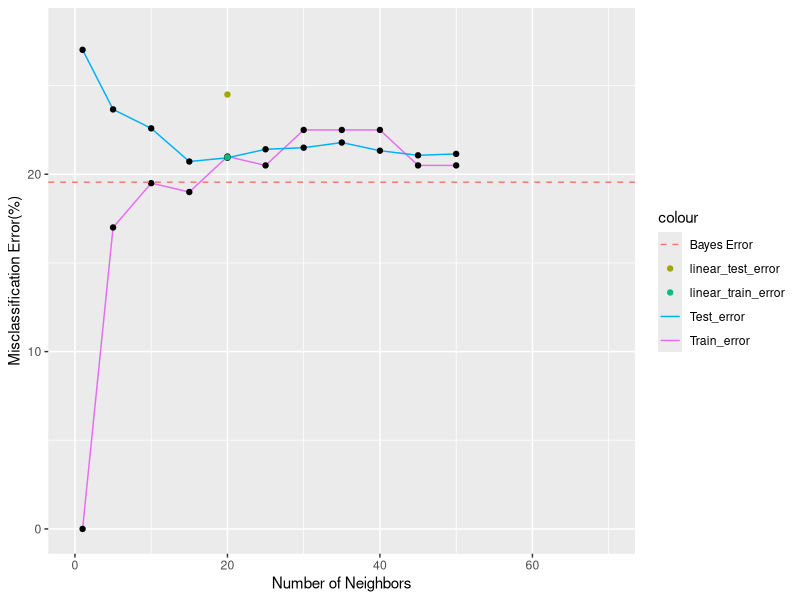

The R script that drew this image:
  #Question 1  

  library(mvtnorm)
  #mean of class A
  m_A=c(1,0)
  #mean of class B
  m_B=c(0,1)
  #covariance matrix
  cv=matrix(c(1, 0, 0, 1), nrow = 2, byrow = TRUE)
  #generating points for multivariate distribution for class A and classs B
  Cluster_means_A=rmvnorm(10, mean = m_A, sigma = cv)
  Cluster_means_B=rmvnorm(10, mean = m_B, sigma = cv)
  #Generating train data using  above means
  Data_A=data.frame()
  for (i in 1:100) {
    p=sample(1:10,1, replace = TRUE)
    temp_mean=as.vector(Cluster_means_A[p,])
    new_point=as.data.frame(rmvnorm(1, mean = temp_mean, sigma = cv/5))
    Data_A=rbind(Data_A, new_point)
  }
  Data_B=data.frame()
  for (i in 1:100) {
    p=sample(1:10,1, replace = TRUE)
    temp_mean=as.vector(Cluster_means_B[p,])
    new_point=as.data.frame(rmvnorm(1, mean = temp_mean, sigma = cv/5))
    Data_B=rbind(Data_B, new_point)
  }
  
  #labeling the data
  Y=rep(1,100)
  Data_A=cbind(Data_A,Y)    
  Y=rep(2,100)
  Data_B=cbind(Data_B,Y)
  #binding A and B classes for training purpose
  train_data=rbind(Data_A,Data_B)
  #shuffling the data
  train_data<- train_data[sample(nrow(train_data)),]
  
  
  
  
  #Question 2
  test_Data_A=data.frame()
  for (i in 1:5000) {
    p=sample(1:10,1, replace = TRUE)
    temp_mean=as.vector(Cluster_means_A[p,])
    new_point=as.data.frame(rmvnorm(1, mean = temp_mean, sigma = cv/5))
    test_Data_A=rbind(test_Data_A, new_point)
  }
  
  
  test_Data_B=data.frame()
  for (i in 1:5000) {
    p=sample(1:10,1, replace = TRUE)
    temp_mean=as.vector(Cluster_means_B[p,])
    new_point=as.data.frame(rmvnorm(1, mean = temp_mean, sigma = cv/5))
    test_Data_B=rbind(test_Data_B, new_point)
  }
  
  
  Y=rep(1,5000)
  test_Data_A=cbind(test_Data_A,Y)    
  Y=rep(2,5000)
  test_Data_B=cbind(test_Data_B,Y)
  #binding A and B classes for training purpose
  test_data=rbind(test_Data_A,test_Data_B)
  #shuffling the data
  test_data<- test_data[sample(nrow(test_data)),]
  
  





  #Question 3
    
  #Knn Model
  library(class)
  
  #number of neighbours to try
  neighbors=c(1,5,10,15,20,25,30,35,40,45,50)
  test_missclassification_error=c()
  train_missclassification_error=c()#(in percentage)
  accuracy <- function(x){sum(diag(x)/(sum(rowSums(x)))) * 100}
  for (i in neighbors) {
    prd <- knn(train=train_data[,c("V1","V2")],test=test_data[,c("V1","V2")],cl=train_data[,c("Y")],k=i)
    tab <- table(prd,test_data[,"Y"])
    test_missclassification_error=append(test_missclassification_error,c(100-accuracy(tab)))
    prd <- knn(train=train_data[,c("V1","V2")],test=train_data[,c("V1","V2")],cl=train_data[,c("Y")],k=i)
    tab <- table(prd,train_data[,"Y"])
    train_missclassification_error=append(train_missclassification_error,c(100-accuracy(tab)))
  }
  
  
  
  #Linear Model
  linear_model=lm(data=train_data,Y~V1+V2)
  summary(linear_model)
  labeling_data <-function(x) {   
    k=ifelse( x> 1.5, 2, 1)
    return(k) }
  
  test_predict <- predict(linear_model, newdata = test_data[,c("V1","V2")]) 
  test_predict=sapply(test_predict, labeling_data)
  tab <- table(test_predict,test_data[,"Y"])
  linear_test_accuracy=accuracy(tab)
  
  train_predict <- predict(linear_model, newdata = train_data[,c("V1","V2")]) 
  train_predict=sapply(train_predict, labeling_data)
  tab <- table(train_predict,train_data[,"Y"])
  linear_train_accuracy=accuracy(tab)
  
  
  #Question 4
  #bayes error
  # Approximating using grid approximation here small grid value is taken as 0.1 squares
  # taking density fucntion from range -4 to +5 (10 values with 10/100=0.1 squares)
  set.seed(500)
  A <- matrix(rep(0,100*100),100)
  B <- matrix(rep(0,100*100),100)
  Range_X <- seq(-4,5,length.out=100)
  Range_Y<- seq(-4,5,length.out=100)
  
  for (i in 1:100) {
    for (j in 1:100) {
      for (k in 1:10)
      {
        A[i,j] = A[i,j]+0.1*dmvnorm(c(Range_X[i],Range_Y[j]),Cluster_means_A[k,],cv/5)
        B[i,j] = B[i,j]+0.1*dmvnorm(c(Range_X[i],Range_Y[j]),Cluster_means_B[k,],cv/5)
      }
    }
  }
  
  # doing the integration to obtain the bayes error rate
  dx=Range_X[2]-Range_X[1]
  dy=Range_Y[2]-Range_Y[1]
  prob=0
  
  for (i in 1:100) {
    for (j in 1:100) {
      prob = prob + 0.5*max(A[i,j],B[i,j])*dx*dy
    }
    
  }
  bayes_error=(1-prob)*100
  #plotting misclassification Error vs Number of Neighbors  
  library(ggplot2)
  ggplot() + geom_line(aes(x=neighbors, y=train_missclassification_error, color="Train_error")) + geom_point(aes(x=neighbors, y=train_missclassification_error))+
    scale_x_continuous(name = "Number of Neighbors", limits = c(0, 70)) +scale_y_continuous(name = "Misclassification Error(%)", limits = c(0, 28))+
    geom_line(aes(x=neighbors, y=test_missclassification_error, color="Test_error"))+ geom_point(aes(x=neighbors, y=test_missclassification_error)) +
    geom_point(aes(x=20, y=100-linear_train_accuracy, color="linear_test_error")) + geom_point(aes(x=20, y=100-linear_test_accuracy, color="linear_train_error"))+
    geom_hline(aes(yintercept=bayes_error  ,colour="Bayes Error"), linetype="dashed")
  
